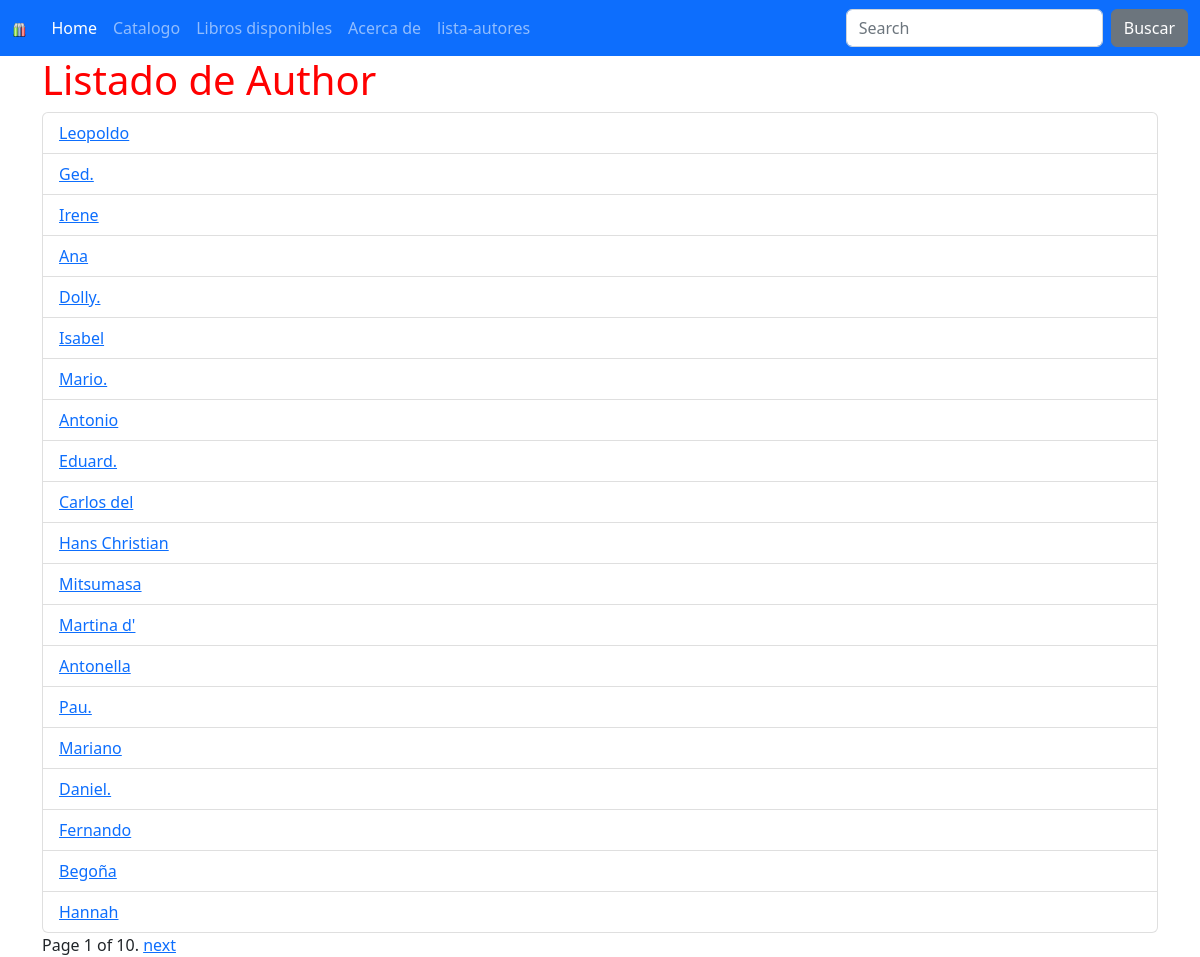
The page /catalogo/autores/ on the database its author committed.
### catalog/models.py (models this page shows, shortened)
class Author(models.Model):
    first_name = models.CharField(max_length=100)
    last_name = models.CharField(max_length=100)
    date_of_birth = models.DateField(null=True, blank=True)
    date_of_death = models.DateField('Died', null=True, blank=True)
    class Meta:
        ordering = ['last_name', 'first_name']

### catalog/views.py (the view)
# urls.py: path('autores/', AuthorListView.as_view(), name='lista-autores'),
class AuthorListView(ListView):
    model = Author
    paginate_by = 20

### catalog/templates/catalog/author_list.html (shortened to what this page needs)
{% extends 'base.html' %}
{% block content %}
    <h1>Listado de Author</h1>
    <ul class="list-group">
    {% for l in author_list %}
<li class="list-group-item"><a href="{% url 'detalle-autor' l.id  %}">{{ l.first_name}}</a></li>
    {% endfor %}
</ul>
    {% if is_paginated %}
        <div class="pagination">
            <span class="page-links">
                <span class="page-current">
                    Page {{ page_obj.number }} of {{ page_obj.paginator.num_pages }}.
                </span>
                {% if page_obj.has_next %}
                    <a href="{{ request.path }}?page={{ page_obj.next_page_number }}">next</a>
                {% endif %}
            </span>
        </div>
    {% endif %}
{% endblock %}

### catalog/static/css/custom_styles.css (style rules this page uses)
h1 { color: red; }

### rows shown on the page
Author: first_name "Leopoldo"
Author: first_name "Ged."
Author: first_name "Irene"
Author: first_name "Ana"
Author: first_name "Dolly."
Author: first_name "Isabel"
Author: first_name "Mario."
Author: first_name "Antonio"
Author: first_name "Eduard."
Author: first_name "Carlos del"
Author: first_name "Hans Christian"
Author: first_name "Mitsumasa"
Author: first_name "Martina d'"
Author: first_name "Antonella"
Author: first_name "Pau."
Author: first_name "Mariano"
Author: first_name "Daniel."
Author: first_name "Fernando"
Author: first_name "Begoña"
Author: first_name "Hannah"

### other values the page prints
{{ page_obj.number }} "1"
{{ page_obj.paginator.num_pages }} "10"
